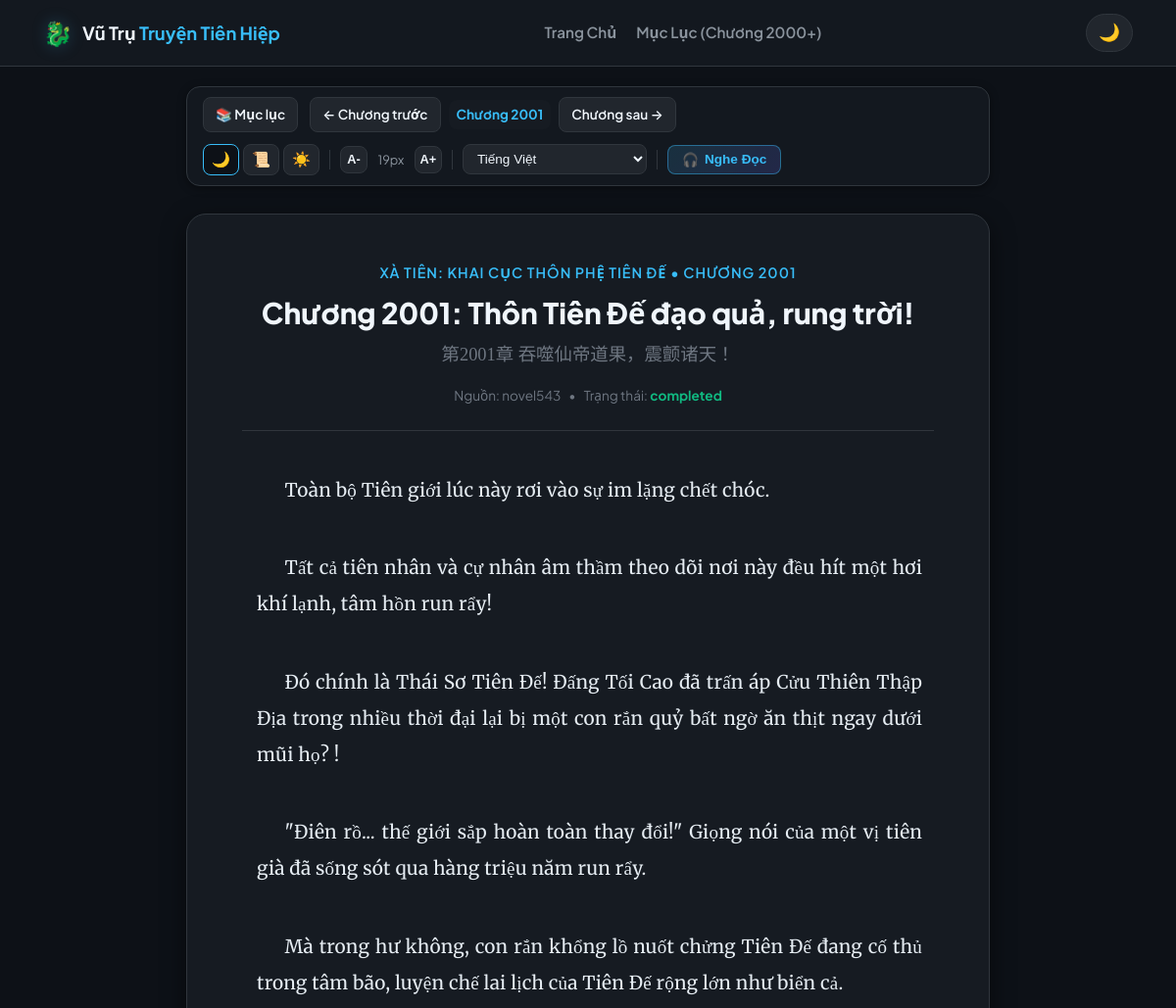
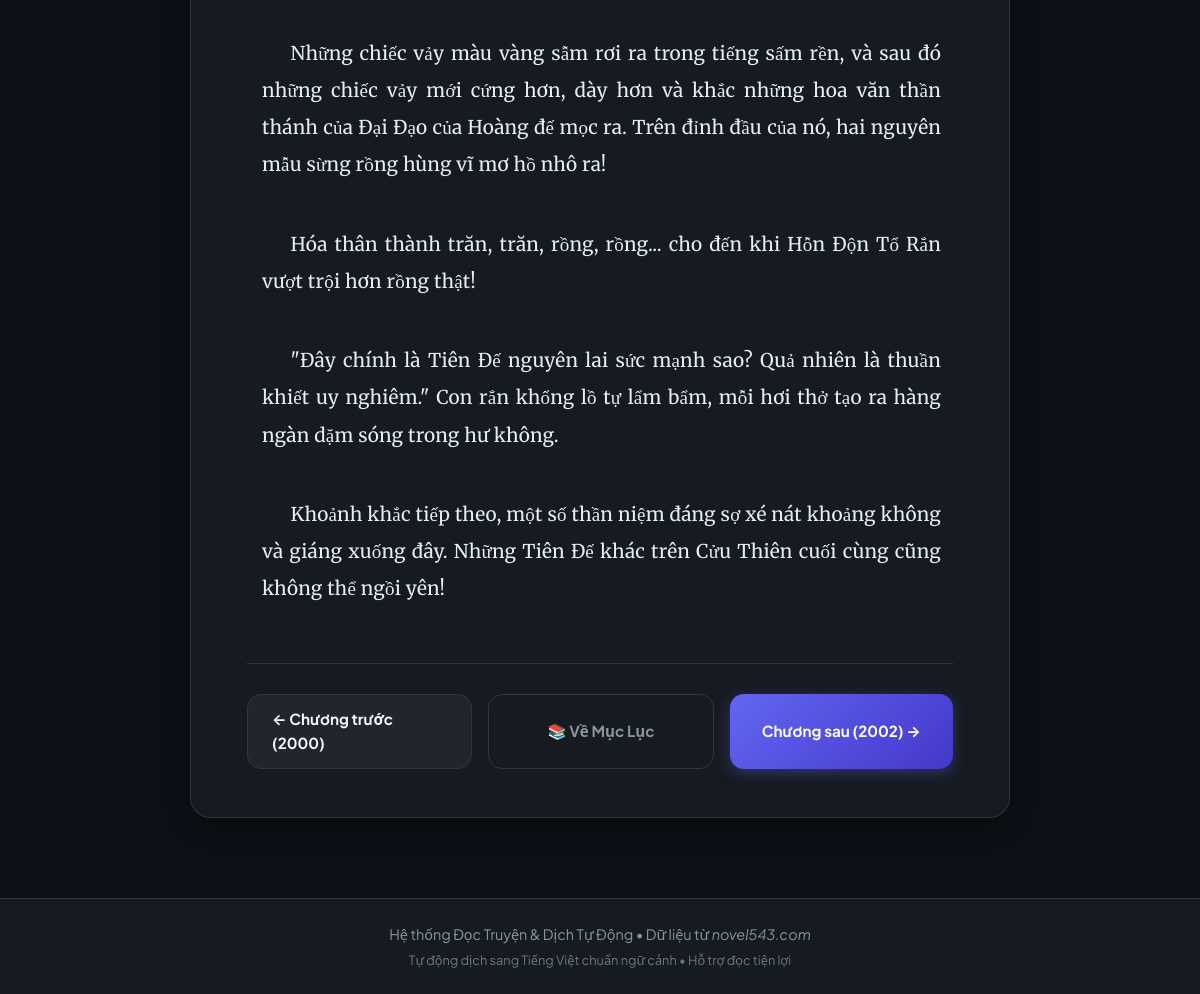
The app's page /chapter/2001 with its own data (2 pictures, top to bottom).
### tables this page shows
CREATE TABLE chapters (
        id INTEGER PRIMARY KEY AUTOINCREMENT,
        chapter_num INTEGER NOT NULL,
        title_zh TEXT,
        title_vi TEXT,
        url TEXT UNIQUE,
        content_zh TEXT,
        content_vi TEXT,
        status TEXT DEFAULT 'pending', -- pending, crawled, translating, completed, error
        created_at TIMESTAMP DEFAULT CURRENT_TIMESTAMP,
        updated_at TIMESTAMP DEFAULT CURRENT_TIMESTAMP
    );

### app.py (the view)
@app.get("/chapter/{chapter_num}", response_class=HTMLResponse)
async def read_chapter(request: Request, chapter_num: int):
    chapter = database.get_chapter(chapter_num)
    if not chapter:
        raise HTTPException(status_code=404, detail=f"Chương {chapter_num} chưa có trong dữ liệu.")
    prev_chap, next_chap = database.get_prev_next_chapter(chapter_num)
    return templates.TemplateResponse(
        request=request,
        name="reader.html",
        context={
            "chapter": chapter,
            "prev_chap": prev_chap,
            "next_chap": next_chap
        }
    )

### templates/reader.html (shortened to what this page needs)
{% extends "base.html" %}
{% block content %}
<div class="reader-container">
    <header class="reader-toolbar" id="reader-toolbar">
        <div class="toolbar-left">
            <a href="/" class="btn-tool" title="Về danh sách chương">
                <span>📚 Mục lục</span>
            </a>
            <div class="chapter-quick-nav">
                {% if prev_chap %}
                    <a href="/chapter/{{ prev_chap.chapter_num }}" class="btn-tool btn-nav" id="btn-prev-chap" title="Phím tắt: Mũi tên trái (←)">
                        <span>← Chương trước</span>
                    </a>
                {% else %}
                    <button class="btn-tool btn-nav disabled" disabled><span>← Chương trước</span></button>
                {% endif %}
                <span class="toolbar-chap-badge">Chương {{ chapter.chapter_num }}</span>
                {% if next_chap %}
                    <a href="/chapter/{{ next_chap.chapter_num }}" class="btn-tool btn-nav" id="btn-next-chap" title="Phím tắt: Mũi tên phải (→)">
                        <span>Chương sau →</span>
                    </a>
                {% else %}
                    <button class="btn-tool btn-nav disabled" disabled><span>Chương sau →</span></button>
                {% endif %}
            </div>
        </div>
        <div class="toolbar-right">
            <div class="reader-settings">
                <div class="theme-buttons-group">
                    <button class="btn-theme-choice theme-btn-dark active" data-theme="dark" title="Giao diện Tối">🌙</button>
                    <button class="btn-theme-choice theme-btn-sepia" data-theme="sepia" title="Giao diện Giấy Cũ (Dịu mắt)">📜</button>
                    <button class="btn-theme-choice theme-btn-light" data-theme="light" title="Giao diện Sáng">☀️</button>
                </div>
                <div class="font-controls">
                    <button class="btn-tool-sm" id="btn-font-dec" title="Giảm cỡ chữ">A-</button>
                    <span class="font-size-indicator" id="font-size-val">19px</span>
                    <button class="btn-tool-sm" id="btn-font-inc" title="Tăng cỡ chữ">A+</button>
                </div>
                <div class="view-mode-selector">
                    <select id="view-mode-select" class="select-view-mode" title="Chế độ hiển thị">
                        <option value="vi" selected>Tiếng Việt</option>
                    </select>
                </div>
                <button class="btn-tool btn-tts-launch" id="btn-tts-launch" title="Bật trình đọc truyện bằng giọng nói AI Tiếng Việt">
                    <span class="tts-icon-pulse">🎧</span>
                    <span class="tts-btn-text">Nghe Đọc</span>
                </button>
            </div>
        </div>
    </header>
    <article class="reader-article" id="reader-article">
        <header class="chapter-header">
            <div class="chap-kicker">
                <a href="/">Xà Tiên: Khai Cục Thôn Phệ Tiên Đế</a> • Chương {{ chapter.chapter_num }}
            </div>
            <h1 class="chapter-title-vi" id="chap-title-vi">
                {% if chapter.title_vi %}
                    {{ chapter.title_vi }}
                {% else %}
                    Chương {{ chapter.chapter_num }}: {{ chapter.title_zh }}
                {% endif %}
            </h1>
            {% if chapter.title_zh %}
                <h2 class="chapter-title-zh" id="chap-title-zh">
                    {{ chapter.title_zh }}
                </h2>
            {% endif %}
            <div class="chapter-meta">
                <span>Nguồn: <a href="{{ chapter.url }}" target="_blank">novel543</a></span>
                <span>•</span>
                <span>Trạng thái: <strong class="text-success">{{ chapter.status }}</strong></span>
            </div>
        </header>
        <div class="chapter-content-body font-normal" id="chapter-content-body">
            <div class="content-view-mode content-vi" id="content-vi-view">
                {% if chapter.content_vi %}
                    {% for p in chapter.content_vi.split('\n') %}
                        {% if p.strip() %}
                            <p class="chapter-paragraph" data-para-idx="{{ loop.index0 }}">{{ p }}</p>
                        {% endif %}
                    {% endfor %}
                {% endif %}
            </div>
        </div>
        <div class="chapter-bottom-nav">
            {% if prev_chap %}
                <a href="/chapter/{{ prev_chap.chapter_num }}" class="btn btn-secondary">
                    ← Chương trước ({{ prev_chap.chapter_num }})
                </a>
            {% else %}
                <button class="btn btn-secondary disabled" disabled>← Chương trước</button>
            {% endif %}
            <a href="/" class="btn btn-outline">
                📚 Về Mục Lục
            </a>
            {% if next_chap %}
                <a href="/chapter/{{ next_chap.chapter_num }}" class="btn btn-primary">
                    Chương sau ({{ next_chap.chapter_num }}) →
                </a>
            {% else %}
                <button class="btn btn-primary disabled" disabled>Hết chương mới</button>
            {% endif %}
        </div>
    </article>
</div>
{% endblock %}

### templates/base.html (shortened to what this page needs)
<!DOCTYPE html>
<html lang="vi">
<head>
    <link rel="stylesheet" href="/static/css/style.css?v=2.3">
</head>
<body class="theme-dark" id="app-body">
    <header class="site-header" id="site-header">
        <div class="header-container">
            <a href="/" class="brand-logo" id="brand-logo">
                <span class="logo-icon">🐉</span>
                <span class="logo-text">Vũ Trụ <strong>Truyện Tiên Hiệp</strong></span>
            </a>
            <nav class="nav-links">
                <a href="/" class="nav-item" id="nav-home">Trang Chủ</a>
                <a href="/#chapters-section" class="nav-item" id="nav-chapters">Mục Lục (Chương 2000+)</a>
            </nav>
            <div class="header-actions">
                <button class="theme-btn" id="theme-toggle-btn" title="Chuyển đổi giao diện Sáng / Tối / Giấy Cũ">
                    <span class="theme-icon" id="theme-icon">🌙</span>
                </button>
            </div>
        </div>
    </header>
    <main class="main-content" id="main-content">
        {% block content %}{% endblock %}
    </main>
    <footer class="site-footer" id="site-footer">
        <div class="footer-container">
            <p>Hệ thống Đọc Truyện & Dịch Tự Động • Dữ liệu từ <em>novel543.com</em></p>
            <p class="footer-sub">Tự động dịch sang Tiếng Việt chuẩn ngữ cảnh • Hỗ trợ đọc tiện lợi</p>
        </div>
    </footer>
</body>
</html>

### records on screen
chapters: chapter_num "2001", title_vi "Chương 2001: Thôn Tiên Đế đạo quả, rung trời!", title_zh "第2001章 吞噬仙帝道果，震颤诸天！", status "completed"
chapters: chapter_num "2000"
chapters: chapter_num "2002"

### other values on screen
{{ p }} "Toàn bộ Tiên giới lúc này rơi vào sự im lặng chết chóc." "Tất cả tiên nhân và cự nhân âm thầm theo dõi nơi này đều hít một hơi khí lạnh, tâm hồn run rẩy!" "Đó chính là Thái Sơ Tiên Đế! Đấng Tối Cao đã trấn áp Cửu Thiên Thập Địa trong nhiều thời đại lại bị một con rắn quỷ bất ngờ ăn thịt ngay dưới mũi họ? !" "\"Điên rồ... thế giới sắp hoàn toàn thay đổi!\" Giọng nói của một vị tiên già đã sống sót qua hàng triệu năm run rẩy." "Mà trong hư không, con rắn khổng lồ nuốt chửng Tiên Đế đang cố thủ trong tâm bão, luyện chế lai lịch của Tiên Đế rộng lớn như biển cả." "Hóa thân thành trăn, trăn, rồng, rồng... cho đến khi Hỗn Độn Tổ Rắn vượt trội hơn rồng thật!" "\"Đây chính là Tiên Đế nguyên lai sức mạnh sao? Quả nhiên là thuần khiết uy nghiêm.\" Con rắn khổng lồ tự lẩm bẩm, mỗi hơi thở tạo ra hàng ngàn dặm sóng trong hư không." "Khoảnh khắc tiếp theo, một số thần niệm đáng sợ xé nát khoảng không và giáng xuống đây. Những Tiên Đế khác trên Cửu Thiên cuối cùng cũng không thể ngồi yên!"
